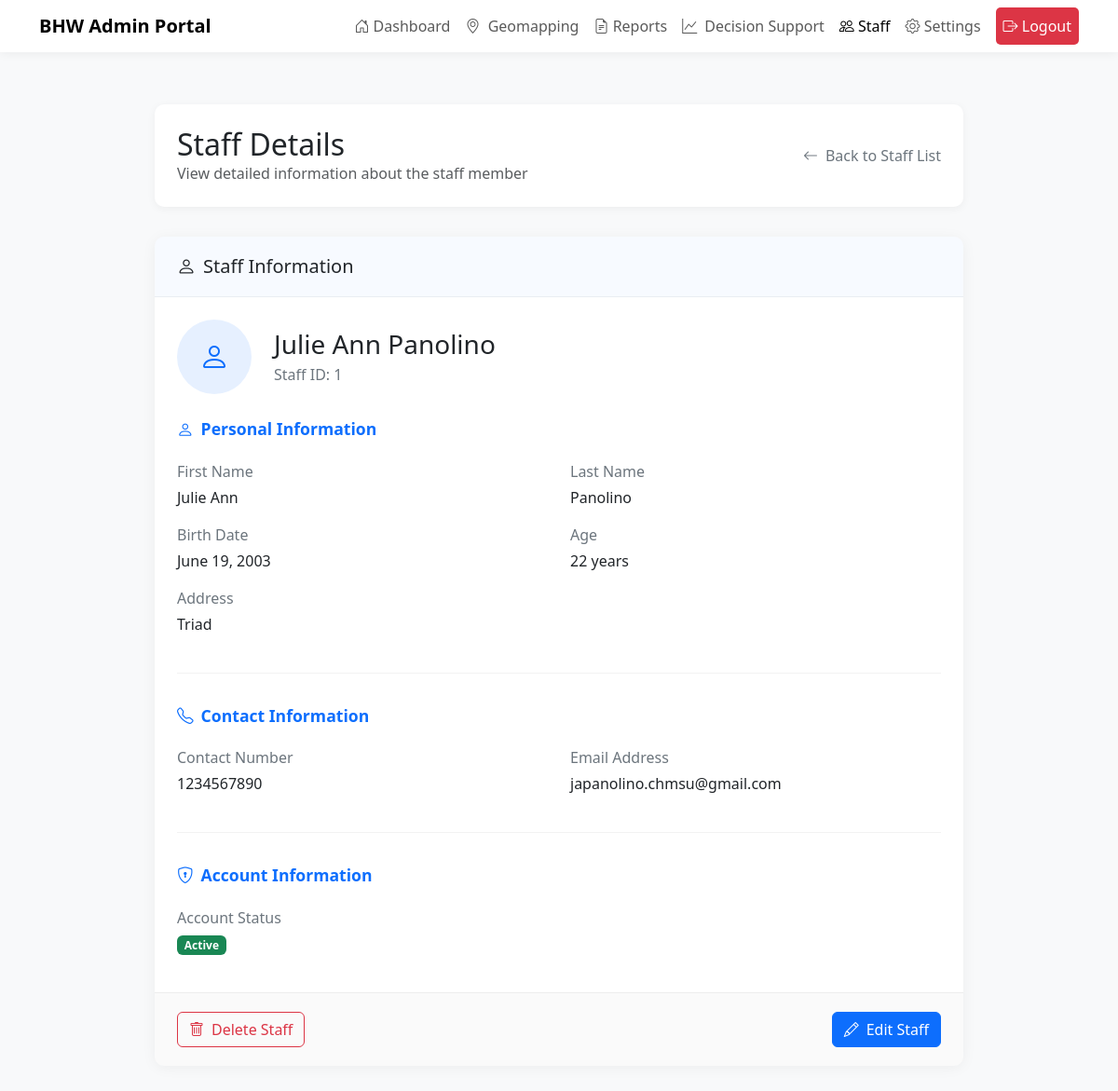
Page /src/admin/view_staff_details.php?id=1 (signed in) on the committed database.
### tables this page shows
CREATE TABLE `staff` (
  `staffId` int(11) NOT NULL,
  `firstName` varchar(24) DEFAULT NULL,
  `lastName` varchar(30) DEFAULT NULL,
  `birthDate` date DEFAULT NULL,
  `address` varchar(255) DEFAULT NULL,
  `contactNumber` varchar(20) DEFAULT NULL,
  `email` varchar(255) DEFAULT NULL,
  `password` varchar(255) DEFAULT NULL
);

### src/admin/view_staff_details.php (the view, shortened to what this page needs)
<?php
require_once '../conn/conn.php';
$staffId = $_GET['id'];
try {
    $stmt = $pdo->prepare("SELECT * FROM staff WHERE staffId = ?");
    $stmt->execute([$staffId]);
    $staff = $stmt->fetch(PDO::FETCH_ASSOC);
} catch (PDOException $e) {
    $_SESSION['error'] = "Error retrieving staff details: " . $e->getMessage();
    header("Location: view_staff.php");
    exit;
}
?>
<!DOCTYPE html>
<html lang="en">
<head>
  <link href="https://cdn.jsdelivr.net/npm/bootstrap@5.3.0/dist/css/bootstrap.min.css" rel="stylesheet">
  <link rel="stylesheet" href="https://cdn.jsdelivr.net/npm/bootstrap-icons@1.11.1/font/bootstrap-icons.css">
</head>
<body>
  <nav class="navbar navbar-expand-lg navbar-light sticky-top mb-4">
    <div class="container">
      <a class="navbar-brand fw-bold" href="index.php">BHW Admin Portal</a>
      <div class="collapse navbar-collapse" id="navbarNav">
        <ul class="navbar-nav ms-auto">
          <li class="nav-item">
            <a class="nav-link" href="admin_dashboard.php"><i class="bi bi-house-door"></i> Dashboard</a>
          </li>
          <li class="nav-item">
            <a class="nav-link" href="geomapping.php"><i class="bi bi-geo-alt me-1"></i> Geomapping</a>
          </li>
          <li class="nav-item">
            <a class="nav-link" href="view_reports.php"><i class="bi bi-file-earmark-text"></i> Reports</a>
          </li>
          <li class="nav-item">
            <a class="nav-link" href="decisionSupport.php"><i class="bi bi-graph-up me-1"></i> Decision Support</a>
          </li>
          <li class="nav-item">
            <a class="nav-link active" href="view_staff.php"><i class="bi bi-people"></i> Staff</a>
          </li>
          <li class="nav-item">
            <a class="nav-link" href="admin_settings.php"><i class="bi bi-gear"></i> Settings</a>
          </li>
          <li class="nav-item">
            <a class="nav-link btn-logout ms-2" href="../logout/admin_logout.php"><i class="bi bi-box-arrow-right"></i> Logout</a>
          </li>
        </ul>
      </div>
    </div>
  </nav>
  <div class="content-container">
    <div class="page-header">
      <div class="d-flex justify-content-between align-items-center">
        <div>
          <h2 class="mb-0">Staff Details</h2>
          <p class="text-muted mb-0">View detailed information about the staff member</p>
        </div>
        <a href="view_staff.php" class="btn-back">
          <i class="bi bi-arrow-left"></i> Back to Staff List
        </a>
      </div>
    </div>
    <div class="content-card">
      <div class="content-card-header">
        <h5 class="mb-0"><i class="bi bi-person me-2"></i>Staff Information</h5>
      </div>
      <div class="content-card-body">
        <div class="profile-header">
          <div class="profile-avatar">
            <i class="bi bi-person"></i>
          </div>
          <div class="profile-info">
            <h3><?php echo htmlspecialchars($staff['firstName'] . ' ' . $staff['lastName']); ?></h3>
            <p>Staff ID: <?php echo $staff['staffId']; ?></p>
          </div>
        </div>
        <div class="detail-section">
          <div class="detail-section-title">
            <i class="bi bi-person me-2"></i>Personal Information
          </div>
          <div class="row">
            <div class="col-md-6">
              <div class="detail-item">
                <div class="detail-label">First Name</div>
                <div class="detail-value"><?php echo htmlspecialchars($staff['firstName']); ?></div>
              </div>
            </div>
            <div class="col-md-6">
              <div class="detail-item">
                <div class="detail-label">Last Name</div>
                <div class="detail-value"><?php echo htmlspecialchars($staff['lastName']); ?></div>
              </div>
            </div>
          </div>
          <div class="row">
            <div class="col-md-6">
              <div class="detail-item">
                <div class="detail-label">Birth Date</div>
                <div class="detail-value"><?php echo date('F d, Y', strtotime($staff['birthDate'])); ?></div>
              </div>
            </div>
            <div class="col-md-6">
              <div class="detail-item">
                <div class="detail-label">Age</div>
                <div class="detail-value">
                  <?php
                    $birthDate = new DateTime($staff['birthDate']);
                    $today = new DateTime('today');
                    $age = $birthDate->diff($today)->y;
                    echo $age . ' years';
                  ?>
                </div>
              </div>
            </div>
          </div>
          <div class="detail-item">
            <div class="detail-label">Address</div>
            <div class="detail-value"><?php echo htmlspecialchars($staff['address']); ?></div>
          </div>
        </div>
        <div class="detail-section">
          <div class="detail-section-title">
            <i class="bi bi-telephone me-2"></i>Contact Information
          </div>
          <div class="row">
            <div class="col-md-6">
              <div class="detail-item">
                <div class="detail-label">Contact Number</div>
                <div class="detail-value"><?php echo htmlspecialchars($staff['contactNumber']); ?></div>
              </div>
            </div>
            <div class="col-md-6">
              <div class="detail-item">
                <div class="detail-label">Email Address</div>
                <div class="detail-value"><?php echo htmlspecialchars($staff['email']); ?></div>
              </div>
            </div>
          </div>
        </div>
        <div class="detail-section">
          <div class="detail-section-title">
            <i class="bi bi-shield-lock me-2"></i>Account Information
          </div>
          <div class="detail-item">
            <div class="detail-label">Account Status</div>
            <div class="detail-value">
              <span class="badge bg-success">Active</span>
            </div>
          </div>
        </div>
      </div>
      <div class="content-card-footer">
        <div class="d-flex justify-content-between align-items-center">
          <button type="button" class="btn btn-outline-danger" onclick="confirmDelete(<?php echo $staff['staffId']; ?>, '<?php echo htmlspecialchars($staff['firstName'] . ' ' . $staff['lastName']); ?>')">
            <i class="bi bi-trash me-2"></i>Delete Staff
          </button>
          <a href="edit_staff.php?id=<?php echo $staff['staffId']; ?>" class="btn btn-primary">
            <i class="bi bi-pencil me-2"></i>Edit Staff
          </a>
        </div>
      </div>
    </div>
  </div>
</body>
</html>

### src/admin/view_staff_details.php (style rules this page uses)
:root { --bs-primary: #0d6efd; --bs-primary-rgb: 13, 110, 253; --bs-secondary: #f8f9fa; --bs-secondary-rgb: 248, 249, 250; }
body { background-color: #f8f9fa; font-family: 'Segoe UI', Tahoma, Geneva, Verdana, sans-serif; }
.content-container { max-width: 900px; margin: 0 auto; padding: 2rem 1rem; }
.navbar { background-color: white; box-shadow: 0 2px 10px rgba(0, 0, 0, 0.05); }
.page-header { background-color: white; border-radius: 10px; padding: 1.5rem; margin-bottom: 2rem; box-shadow: 0 2px 10px rgba(0, 0, 0, 0.05); }
.content-card { background-color: white; border-radius: 10px; box-shadow: 0 2px 15px rgba(0, 0, 0, 0.05); margin-bottom: 1.5rem; overflow: hidden; border: none; }
.content-card-header { padding: 1.25rem 1.5rem; border-bottom: 1px solid rgba(0, 0, 0, 0.05); background-color: rgba(var(--bs-primary-rgb), 0.03); }
.content-card-body { padding: 1.5rem; }
.content-card-footer { padding: 1.25rem 1.5rem; background-color: rgba(0, 0, 0, 0.02); border-top: 1px solid rgba(0, 0, 0, 0.05); }
.btn-back { color: #6c757d; text-decoration: none; display: inline-flex; align-items: center; transition: all 0.2s; }
.btn-back i { margin-right: 0.5rem; }
.detail-section { margin-bottom: 2rem; padding-bottom: 1.5rem; border-bottom: 1px solid rgba(0, 0, 0, 0.05); }
.detail-section:last-child { margin-bottom: 0; padding-bottom: 0; border-bottom: none; }
.detail-section-title { font-size: 1.1rem; font-weight: 600; margin-bottom: 1.25rem; color: var(--bs-primary); }
.detail-item { margin-bottom: 1rem; }
.detail-label { font-weight: 500; color: #6c757d; margin-bottom: 0.25rem; }
.detail-value { font-size: 1rem; }
.profile-header { display: flex; align-items: center; margin-bottom: 1.5rem; }
.profile-avatar { width: 80px; height: 80px; border-radius: 50%; background-color: rgba(var(--bs-primary-rgb), 0.1); color: var(--bs-primary); display: flex; align-items: center; justify-content: center; font-size: 2rem; margin-right: 1.5rem; }
.profile-info h3 { margin-bottom: 0.25rem; }
.profile-info p { margin-bottom: 0; color: #6c757d; }
.btn-logout { background-color: #dc3545; color: white; border: none; padding: 0.5rem 1.25rem; border-radius: 5px; transition: all 0.2s; }

### rows in the picture
staff: firstName+lastName "Julie Ann Panolino", staffId "1", firstName "Julie Ann", lastName "Panolino", birthDate "June 19, 2003", birthDate "22", address "Triad", contactNumber "1234567890", email "japanolino.chmsu@gmail.com"
